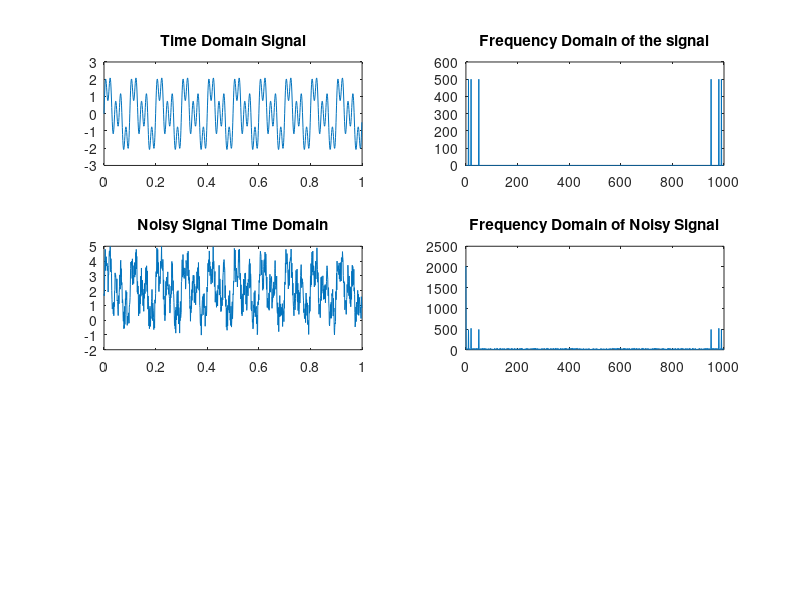

The MATLAB source for this figure: (Note: this script raises an error after producing the figure.)
fs = 1000;
N = 1000;
t = (0:N-1)/fs;
x1 = sin(2*pi*10*t);
x2 = sin(2*pi*20*t);
x3 = sin(2*pi*50*t);
x = x1+x2+x3;
noise = 1+2*rand(size(t));
xN = x+noise;
xk = fft(x);
xNk = fft(xN);
f = ((0:N-1)*fs)/N;
subplot(3,2,1)
plot(t,x);
title('Time Domain Signal');
subplot(3,2,2)
plot(f,abs(xk));
title('Frequency Domain of the signal');
subplot(3,2,3)
plot(t,xN);
title('Noisy Signal Time Domain');
subplot(3,2,4)
plot(f,abs(xNk));
title('Frequency Domain of Noisy Signal');
y = filter(Num,1,xN);
yk = fft(y);
subplot(3,2,5)
plot(t,y);
title('Filtered (Time domain)');
subplot(3,2,6)
plot(f,abs(yk));
title('Filtered (Frequency domain)');
